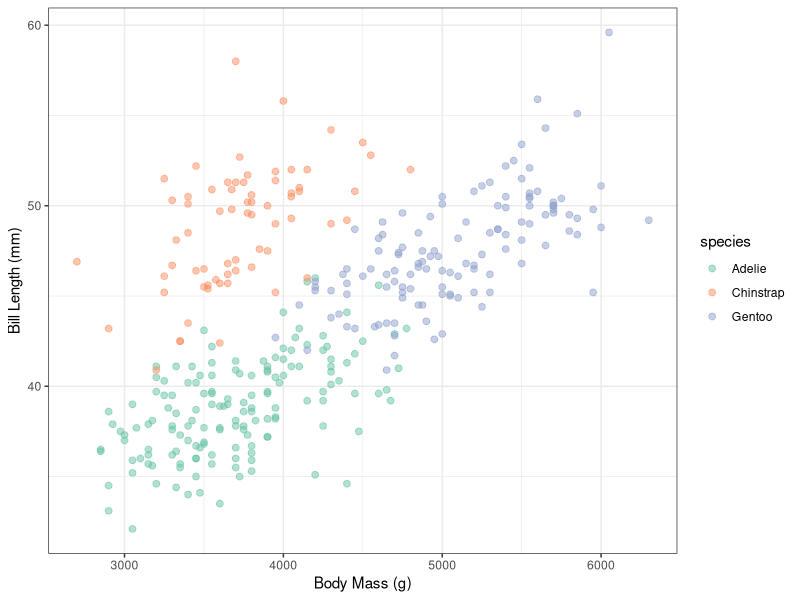
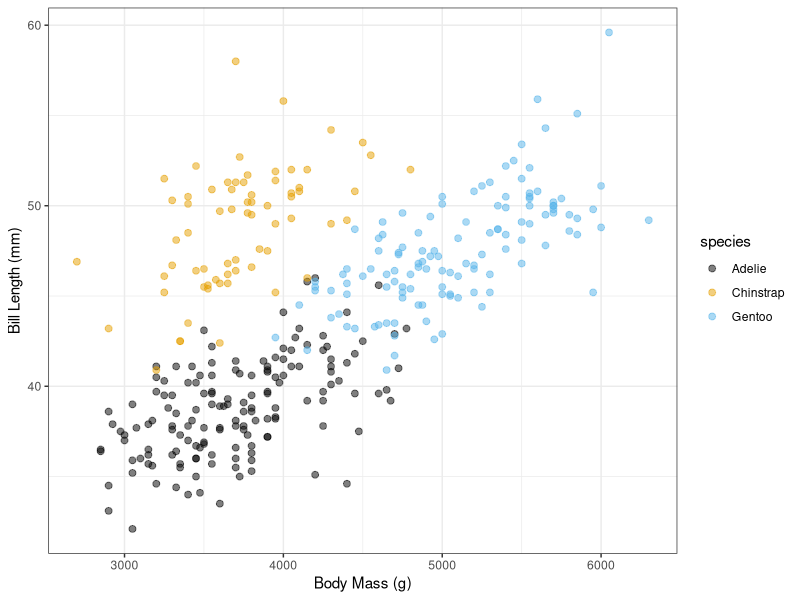
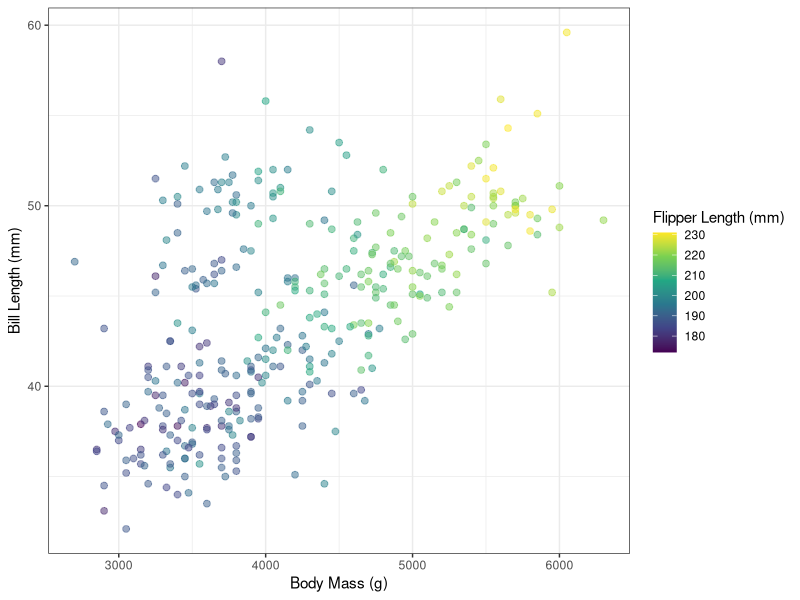
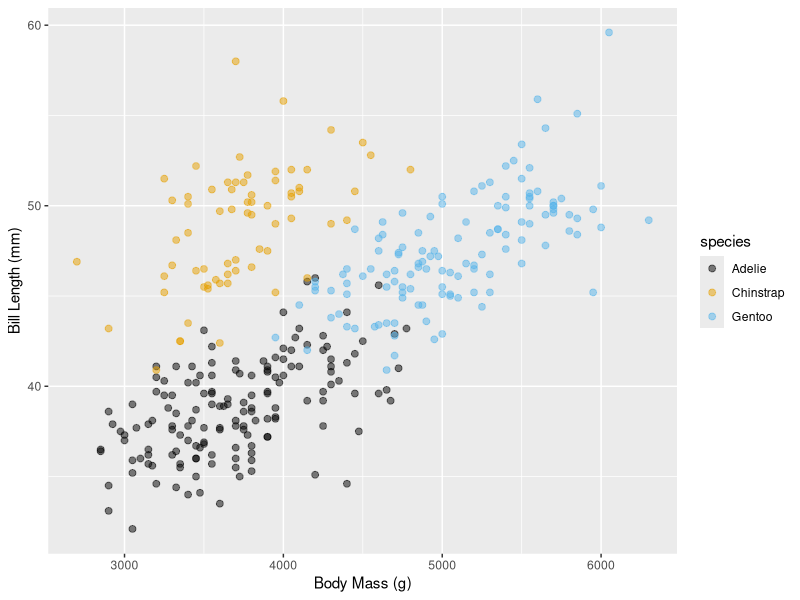
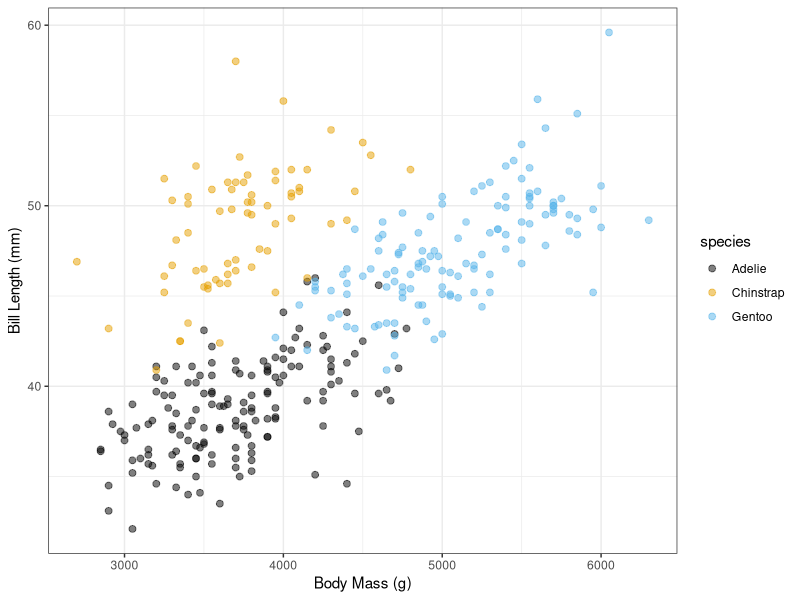
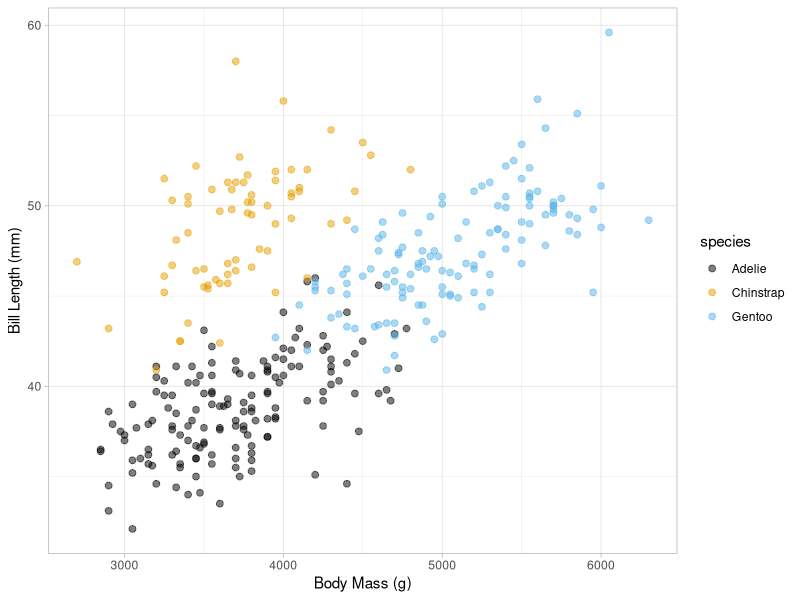
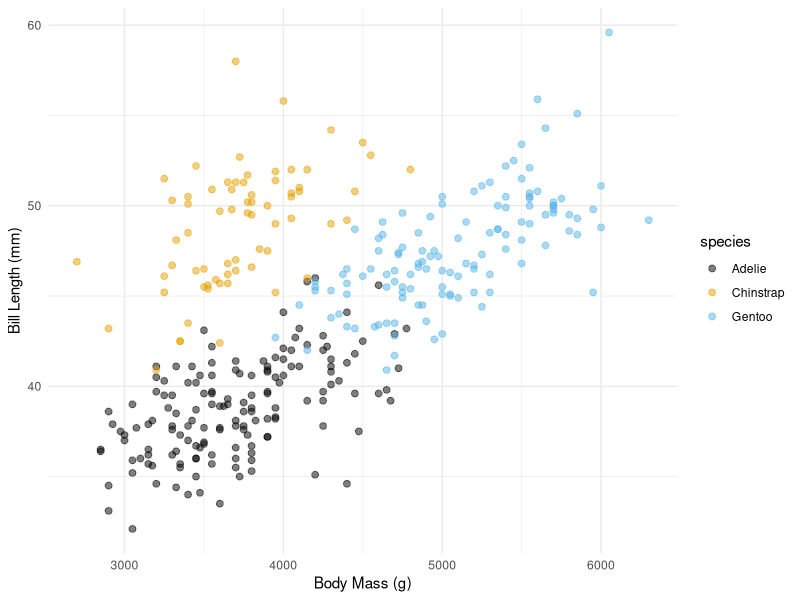
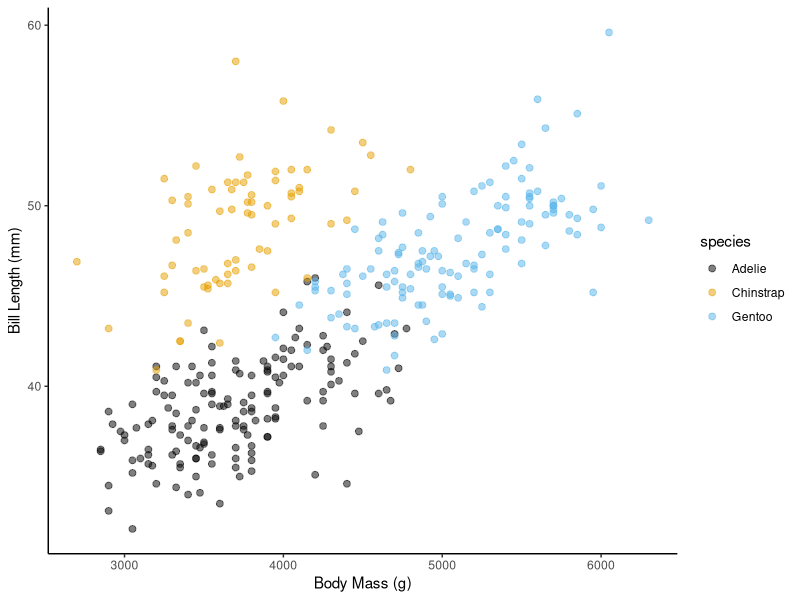

Generate these figures, in order, with R:
## ---- chunk 1
#| warning: false
#| message: false
library(tidyverse)
library(palmerpenguins)
data(penguins)
## ---- chunk 2
penguins |> 
  ggplot(aes(x = body_mass_g, y = bill_length_mm, color = species)) +
  geom_point(alpha = 0.5, size = 2) +
  scale_color_brewer(palette = "Set2") +
  labs(x = "Body Mass (g)", y = "Bill Length (mm)") +
  theme_bw()
## ---- chunk 3
penguins |> 
  ggplot(aes(x = body_mass_g, y = bill_length_mm, color = species)) +
  geom_point(alpha = 0.5, size = 2) +
  ggthemes::scale_color_colorblind() +
  labs(x = "Body Mass (g)", y = "Bill Length (mm)") +
  theme_bw()
## ---- chunk 4
penguins |> 
  ggplot(aes(x = body_mass_g, y = bill_length_mm, 
             color = flipper_length_mm)) +
  geom_point(alpha = 0.5, size = 2) +
  scale_color_viridis_c() +
  labs(x = "Body Mass (g)", y = "Bill Length (mm)",
       color = "Flipper Length (mm)") +
  theme_bw()
## ---- chunk 5
penguins |> 
  ggplot(aes(x = body_mass_g, y = bill_length_mm, color = species)) +
  geom_point(alpha = 0.5, size = 2) +
  ggthemes::scale_color_colorblind() +
  labs(x = "Body Mass (g)", y = "Bill Length (mm)") +
  theme_gray()
## ---- chunk 6
penguins |> 
  ggplot(aes(x = body_mass_g, y = bill_length_mm, color = species)) +
  geom_point(alpha = 0.5, size = 2) +
  ggthemes::scale_color_colorblind() +
  labs(x = "Body Mass (g)", y = "Bill Length (mm)") +
  theme_bw()
## ---- chunk 7
penguins |> 
  ggplot(aes(x = body_mass_g, y = bill_length_mm, color = species)) +
  geom_point(alpha = 0.5, size = 2) +
  ggthemes::scale_color_colorblind() +
  labs(x = "Body Mass (g)", y = "Bill Length (mm)") +
  theme_light()
## ---- chunk 8
penguins |> 
  ggplot(aes(x = body_mass_g, y = bill_length_mm, color = species)) +
  geom_point(alpha = 0.5, size = 2) +
  ggthemes::scale_color_colorblind() +
  labs(x = "Body Mass (g)", y = "Bill Length (mm)") +
  theme_minimal()
## ---- chunk 9
penguins |> 
  ggplot(aes(x = body_mass_g, y = bill_length_mm, color = species)) +
  geom_point(alpha = 0.5, size = 2) +
  ggthemes::scale_color_colorblind() +
  labs(x = "Body Mass (g)", y = "Bill Length (mm)") +
  theme_classic()
## ---- chunk 10
library(ggthemes)
penguins |> 
  ggplot(aes(x = body_mass_g, y = bill_length_mm, color = species)) +
  geom_point(alpha = 0.5, size = 2) +
  ggthemes::scale_color_colorblind() +
  labs(x = "Body Mass (g)", y = "Bill Length (mm)") +
  theme_economist()
## ---- chunk 11
penguins |> 
  ggplot(aes(x = body_mass_g, y = bill_length_mm, color = species)) +
  geom_point(alpha = 0.5, size = 2) +
  ggthemes::scale_color_colorblind() +
  labs(x = "Body Mass (g)", y = "Bill Length (mm)") +
  theme_fivethirtyeight()
## ---- chunk 12
penguins |> 
  ggplot(aes(x = body_mass_g, y = bill_length_mm, color = species)) +
  geom_point(alpha = 0.5, size = 2) +
  ggthemes::scale_color_colorblind() +
  labs(x = "Body Mass (g)", y = "Bill Length (mm)",
       title = "Larger penguins tend to have larger bills",
       subtitle = "Positive relationship between mass and length is consistent across species") +
  theme_bw() +
  theme(legend.position = "bottom",
        legend.title = element_blank(),
        axis.text.y = element_text(size = 14),
        axis.text.x = element_text(size = 6))
## ---- chunk 13
my_theme <- function () {
  # Start with the base font size
  theme_bw(base_size = 10) %+replace%
    theme(
      panel.background  = element_blank(),
      plot.background = element_rect(fill = "transparent", color = NA), 
      legend.position = "bottom",
      legend.background = element_rect(fill = "transparent", color = NA),
      legend.key = element_rect(fill = "transparent", color = NA),
      axis.ticks = element_blank(),
      panel.grid.major = element_line(color = "grey90", size = 0.3), 
      panel.grid.minor = element_blank(),
      plot.title = element_text(size = 18, 
                                hjust = 0, vjust = 0.5, 
                                face = "bold", 
                                margin = margin(b = 0.2, unit = "cm")),
      plot.subtitle = element_text(size = 12, hjust = 0, 
                                   vjust = 0.5, 
                                   margin = margin(b = 0.2, unit = "cm")),
      plot.caption = element_text(size = 7, hjust = 1,
                                  face = "italic", 
                                  margin = margin(t = 0.1, unit = "cm")),
      axis.text.x = element_text(size = 13),
      axis.text.y = element_text(size = 13)
    )
}
## ---- chunk 14
penguins |> 
  ggplot(aes(x = body_mass_g, y = bill_length_mm, color = species)) +
  geom_point(alpha = 0.5, size = 2) +
  ggthemes::scale_color_colorblind() +
  labs(x = "Body Mass (g)", y = "Bill Length (mm)",
       title = "Larger penguins tend to have larger bills",
       subtitle = "Positive relationship between mass and length is consistent across species") +
  my_theme()
